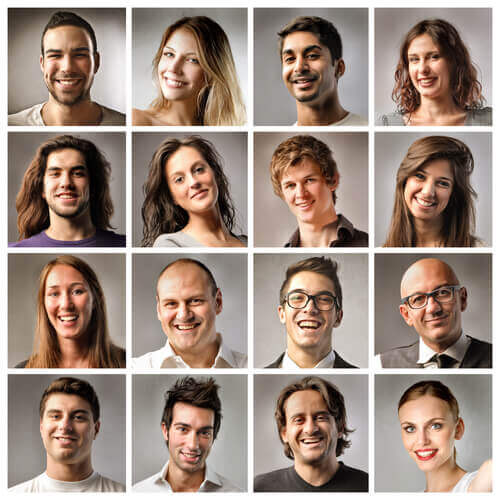
#> input picture rostos-confianca.jpg, 500 x 500 px, found by its file name
$ jupyter execute identificacao_rostos.ipynb
#> lines starting #> are read from the running program, lines starting #| are printed output that depends on the picture; after the words box and inside, x2 and y2 are one past the last pixel; in counts of white or black regions, pixels touching at a corner belong together
<a href="https://colab.research.google.com/github/kaio-baleeiro/identificacao-rostos/blob/main/identificacao_rostos.ipynb" target="_parent"></a>

[cell 1]
import numpy as np
import cv2
import matplotlib.pyplot as plt

[cell 2]
imagem = cv2.imread("/content/rostos-confianca.jpg")
#> imagem is the input picture: shape (500, 500, 3); mean B, G, R 130.7, 141.6, 159.9
imagemPB = cv2.cvtColor(imagem, cv2.COLOR_BGR2GRAY)
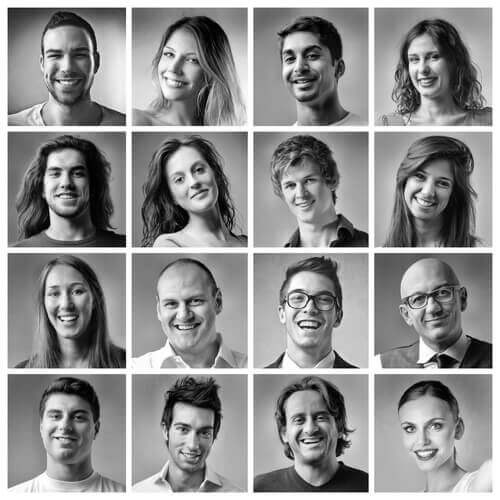
#> imagemPB: shape (500, 500); min 0, max 255, mean 145.9

[cell 3]
face_frontal = cv2.CascadeClassifier(cv2.data.haarcascades + 'haarcascade_frontalface_default.xml')
face_recon = face_frontal.detectMultiScale(imagemPB, scaleFactor=1.2, minNeighbors=1)
#> face_recon = 16 rows, first 6: [399, 37, 53, 53], [150, 55, 41, 41], [37, 149, 60, 60], [274, 163, 55, 55], [35, 392, 61, 61], [35, 30, 64, 64]

print('Faces Encontradas: ', len(face_recon))
#| Faces Encontradas:  16

[cell 4]
for (x, y, w, h) in face_recon:
  cv2.rectangle(imagem, (x,y), (x+w, y+h), (0, 255, 0), 2)
#> this loop made 16 passes
#> (x, y, w, h) on passes 1 to 12: (399, 37, 53, 53), (150, 55, 41, 41), (37, 149, 60, 60), (274, 163, 55, 55), (35, 392, 61, 61), (35, 30, 64, 64), (266, 28, 71, 71), (36, 268, 61, 61), (152, 278, 65, 65), (279, 393, 62, 62), (386, 398, 74, 74), (162, 406, 63, 63)
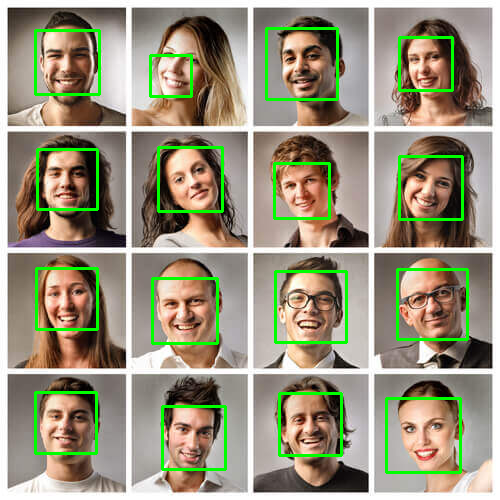
#> imagem: shape (500, 500, 3); 4.76% of pixels changed, all inside (x1, y1, x2, y2) = (34, 27, 469, 474)

plt.imshow(cv2.cvtColor(imagem, cv2.COLOR_BGR2RGB))
